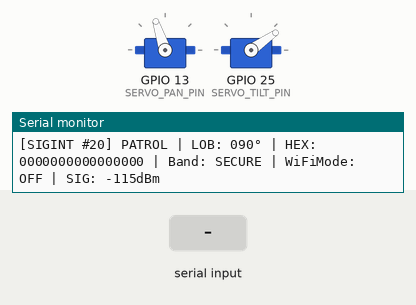
The program below on a simulated ESP32. Shown: 2 × servo, the last lines printed to the serial monitor. The inputs (shaded band) are chosen by the test bench. No radio packets arrive unless stated.

Above: at 2.87 s.
2.9 s: "TILT:90\n" received over Serial
At 3.8 s:
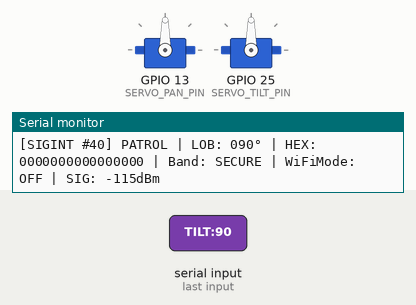
4.4 s: "PAN:,45\n" received over Serial
At 5.6 s:
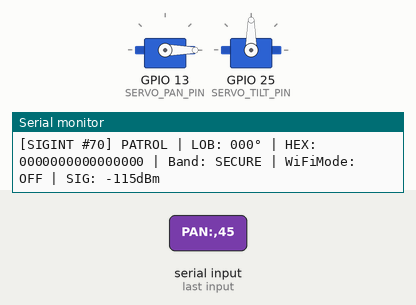
7.4 s: "PAN:90\n" received over Serial
At 8.6 s:
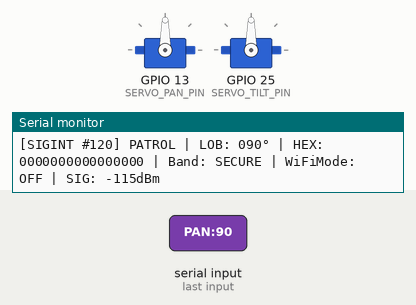
8.9 s: "TILT:,45\n" received over Serial
Timing chart, 0 to 35.8 s (numbered marks = the images above; inputs shaded):
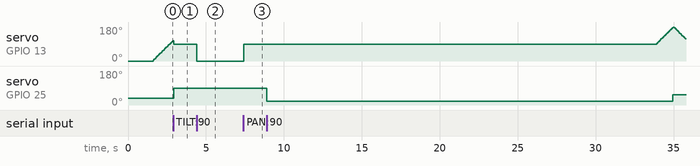

Measured:
- after the input at 2.9 s, servo on GPIO 25 (SERVO_TILT_PIN): 35° → 90° at once
- after the input at 4.4 s, servo on GPIO 13 (SERVO_PAN_PIN): 90° → 0° at once
- after the input at 7.4 s, servo on GPIO 13 (SERVO_PAN_PIN): 0° → 90° at once

The program:

main.cpp
```cpp
#include <Arduino.h>
#include <SPI.h>
#include <RF24.h>
#include <LoRa.h>
#include <WiFi.h>
#include <esp_now.h>
#include <esp_wifi.h>
#include <ESP32Servo.h>

// Servo Pins
#define SERVO_PAN_PIN   13
#define SERVO_TILT_PIN  25

Servo panServo;
Servo tiltServo;

// LoRa SX1278 SPI Pins
#define LORA_CS   27
#define LORA_RST  14
#define LORA_DIO0 26

// NRF24L01+ Pins
#define NRF_CE    22
#define NRF_CSN    5

RF24 radio(NRF_CE, NRF_CSN);

#define NUM_CHANNELS 84
uint8_t channelHits[NUM_CHANNELS];

// Target Ground HUD MAC address (COM4)
uint8_t node2Address[] = {0xE0, 0x8C, 0xFE, 0x5D, 0xAE, 0xCC};
uint8_t broadcastAddress[] = {0xFF, 0xFF, 0xFF, 0xFF, 0xFF, 0xFF};

// Tactical Border SIGINT Telemetry Packet with Closed-Loop Wi-Fi Mode Status
struct __attribute__((packed)) TelemetryPacket {
  uint32_t seq;
  uint8_t  band;          // 0 = CLEAR, 1 = 2.4 GHz COVERT/MOBILE, 2 = 433 MHz TACTICAL LORA
  uint8_t  channel;       // Peak Channel
  int16_t  rssi;          // Intercepted Signal Strength (dBm)
  uint16_t hitCount;      // Carrier Hit Density
  float    bearingDeg;    // Line-of-Bearing (Azimuth 0 - 180 deg)
  uint8_t  alertLevel;    // 0 = SECURE, 1 = SUSPICIOUS, 2 = HOSTILE DETECTED
  float    estimatedDist; // Calculated Distance (Meters)
  uint8_t  wifiEnabled;   // 0 = Wi-Fi Muted (433M Only), 1 = Wi-Fi Detection Active
  uint8_t  rawPayload[8]; // Raw Intercepted RF Frame / Ciphertext Word
};

TelemetryPacket telemetry;
uint32_t packetSeq = 0;

// Interactive Wi-Fi / Mobile Detection Toggle (Default: 0 = 433MHz Only)
bool wifiDetectionEnabled = false;

// Target Lock / Dwell Tracking
unsigned long targetLockUntil = 0;
unsigned long simulated433TriggerUntil = 0;
float lockedTargetBearing = 0.0f;
uint8_t lastLockedBand = 0;
int16_t lastLockedRssi = -115;
float   lastLockedDist = 0.0f;
uint8_t lastLockedPayload[8] = {0};

// Turret Pan / Tilt Tracking Variables
float currentPanAngle = 0.0f;
float panStep = 4.5f;
const int TILT_LEVELS[] = {35, 55, 75, 55};
const int NUM_TILT_LEVELS = sizeof(TILT_LEVELS) / sizeof(TILT_LEVELS[0]);
int tiltIndex = 0;
int currentTiltAngle = TILT_LEVELS[0];

// Fast Non-Blocking Serial Command Parser
char cmdBuffer[32];
uint8_t cmdIdx = 0;

// Manual PTZ Remote Control State
bool manualControlMode = false;
float manualPanAngle = 90.0f;
int manualTiltAngle = 55;
unsigned long manualModeUntil = 0;

// Electronic Countermeasure (ECM) Jamming State
bool isJammingActive = false;
unsigned long jammingUntil = 0;

void checkSerialCommands() {
  while (Serial.available() > 0) {
    char c = (char)Serial.read();
    if (c == '\n' || c == '\r') {
      if (cmdIdx > 0) {
        cmdBuffer[cmdIdx] = '\0';
        String cmd = String(cmdBuffer);
        cmd.trim();
        cmd.toUpperCase();
        if (cmd.indexOf("WIFI_ON") >= 0 || cmd.indexOf("ENABLE") >= 0 || cmd == "ON" || cmd == "1") {
          wifiDetectionEnabled = true;
          Serial.println("[ACK] 2.4 GHz Wi-Fi & Mobile Detection: ACTIVATED");
        } else if (cmd.indexOf("WIFI_OFF") >= 0 || cmd.indexOf("MUTE") >= 0 || cmd.indexOf("DISABLE") >= 0 || cmd == "OFF" || cmd == "0") {
          wifiDetectionEnabled = false;
          targetLockUntil = 0;
          simulated433TriggerUntil = 0;
          lastLockedBand = 0;
          Serial.println("[ACK] 2.4 GHz Wi-Fi Muted (433 MHz Tactical Only)");
        } else if (cmd.indexOf("TEST_433") >= 0 || cmd.indexOf("SIM_433") >= 0 || cmd.indexOf("DRILL") >= 0) {
          simulated433TriggerUntil = millis() + 4500;
          Serial.println("[ACK] 433 MHz Tactical LoRa Drill Triggered!");
        } else if (cmd.startsWith("PAN:")) {
          manualControlMode = true;
          manualModeUntil = millis() + 25000;
          manualPanAngle = constrain(cmd.substring(4).toFloat(), 0.0f, 180.0f);
          panServo.write((int)manualPanAngle);
          currentPanAngle = manualPanAngle;
          Serial.printf("[PTZ] Manual Pan Slew: %.0f°\n", manualPanAngle);
        } else if (cmd.startsWith("TILT:")) {
          manualControlMode = true;
          manualModeUntil = millis() + 25000;
          manualTiltAngle = constrain(cmd.substring(5).toInt(), 20, 90);
          tiltServo.write(manualTiltAngle);
          currentTiltAngle = manualTiltAngle;
          Serial.printf("[PTZ] Manual Tilt Slew: %d°\n", manualTiltAngle);
        } else if (cmd == "AUTO" || cmd == "PATROL") {
          manualControlMode = false;
          manualModeUntil = 0;
          isJammingActive = false;
          jammingUntil = 0;
          Serial.println("[PTZ] Resumed Autonomous Surveillance Sweep");
        } else if (cmd == "JAM_ON" || cmd == "JAM" || cmd == "ECM") {
          isJammingActive = true;
          jammingUntil = millis() + 5000;
          targetLockUntil = millis() + 5000;
          lockedTargetBearing = currentPanAngle;
          Serial.println("[ECM] >>> BROADBAND RF JAMMING COUNTERMEASURE ACTIVE <<<");
        }
        cmdIdx = 0;
      }
    } else if (cmdIdx < sizeof(cmdBuffer) - 1) {
      cmdBuffer[cmdIdx++] = c;
    }
  }
}

// Log-distance Path Loss Range Estimation (meters)
float calculateEstimatedRange(int rssi) {
  float ratio = (-40.0f - (float)rssi) / (10.0f * 2.4f);
  float dist = pow(10.0f, ratio);
  return constrain(dist, 5.0f, 650.0f);
}


void onDataSent(const uint8_t *mac_addr, esp_now_send_status_t status) {}

void initEspNow() {
  WiFi.mode(WIFI_STA);
  WiFi.disconnect();

  if (esp_now_init() == ESP_OK) {
    esp_now_register_send_cb(onDataSent);
  }

  esp_now_peer_info_t peerInfo = {};
  memcpy(peerInfo.peer_addr, node2Address, 6);
  peerInfo.channel = 0;
  peerInfo.encrypt = false;
  esp_now_add_peer(&peerInfo);

  memset(&peerInfo, 0, sizeof(peerInfo));
  memcpy(peerInfo.peer_addr, broadcastAddress, 6);
  peerInfo.channel = 0;
  peerInfo.encrypt = false;
  esp_now_add_peer(&peerInfo);
}

void setup() {
  Serial.begin(115200);
  delay(1000);

  Serial.println("\n=======================================================");
  Serial.println(">>> NATIONAL BORDER SECURITY - RF SIGINT TURRET (NODE 1) <<<");
  Serial.println("=======================================================");

  ESP32PWM::allocateTimer(0);
  ESP32PWM::allocateTimer(1);
  panServo.setPeriodHertz(50);
  panServo.attach(SERVO_PAN_PIN, 500, 2500);

  tiltServo.setPeriodHertz(50);
  tiltServo.attach(SERVO_TILT_PIN, 500, 2500);

  panServo.write(0);
  tiltServo.write(currentTiltAngle);
  delay(500);

  // Initialize LoRa 433 MHz
  pinMode(LORA_CS, OUTPUT);
  digitalWrite(LORA_CS, HIGH);
  pinMode(LORA_RST, OUTPUT);
  digitalWrite(LORA_RST, LOW);
  delay(20);
  digitalWrite(LORA_RST, HIGH);
  delay(50);

  SPI.begin(18, 19, 23, 5);

  LoRa.setPins(LORA_CS, LORA_RST, LORA_DIO0);
  LoRa.begin(433E6);
  digitalWrite(LORA_CS, HIGH);

  // Initialize NRF24 2.4 GHz
  if (radio.begin()) {
    radio.setAutoAck(false);
    radio.setDataRate(RF24_1MBPS);
    radio.setPALevel(RF24_PA_MAX);
    radio.startListening();
  }

  initEspNow();
  Serial.println("[SYSTEM ONLINE] Listening for commands on Serial: WIFI_ON / WIFI_OFF\n");
}

void loop() {
  checkSerialCommands();
  unsigned long now = millis();

  // 1. Turret Pan / Tilt Movement
  if (now < jammingUntil) {
    panServo.write((int)lockedTargetBearing);
  } else if (manualControlMode && now < manualModeUntil) {
    panServo.write((int)manualPanAngle);
    tiltServo.write(manualTiltAngle);
    currentPanAngle = manualPanAngle;
  } else if (now < targetLockUntil) {
    panServo.write((int)lockedTargetBearing);
  } else {
    manualControlMode = false;
    currentPanAngle += panStep;
    if (currentPanAngle >= 180.0f) {
      currentPanAngle = 180.0f;
      panStep = -panStep;
      tiltIndex = (tiltIndex + 1) % NUM_TILT_LEVELS;
      currentTiltAngle = TILT_LEVELS[tiltIndex];
      tiltServo.write(currentTiltAngle);
      delay(30);
    } else if (currentPanAngle <= 0.0f) {
      currentPanAngle = 0.0f;
      panStep = -panStep;
      tiltIndex = (tiltIndex + 1) % NUM_TILT_LEVELS;
      currentTiltAngle = TILT_LEVELS[tiltIndex];
      tiltServo.write(currentTiltAngle);
      delay(30);
    }
    panServo.write((int)currentPanAngle);
  }

  // 2. High-Speed 2.4 GHz Scan
  digitalWrite(LORA_CS, HIGH);
  memset(channelHits, 0, sizeof(channelHits));

  for (int pass = 0; pass < 4; pass++) {
    for (uint8_t ch = 0; ch < NUM_CHANNELS; ch++) {
      radio.setChannel(ch);
      radio.startListening();
      delayMicroseconds(80);
      if (radio.testCarrier()) {
        channelHits[ch]++;
      }
      radio.stopListening();
    }
  }

  int totalHits = 0;
  int peakCh = 0;
  int maxHit = 0;
  for (uint8_t ch = 0; ch < NUM_CHANNELS; ch++) {
    totalHits += channelHits[ch];
    if (channelHits[ch] > maxHit) {
      maxHit = channelHits[ch];
      peakCh = ch;
    }
  }

  // 3. Sample 433 MHz LoRa Energy
  digitalWrite(NRF_CSN, HIGH);
  int loraPkt = LoRa.parsePacket();
  int loraRssi = LoRa.rssi();

  // 4. Build Telemetry Packet
  packetSeq++;
  telemetry.seq = packetSeq;
  telemetry.bearingDeg = currentPanAngle;
  telemetry.wifiEnabled = wifiDetectionEnabled ? 1 : 0;

  // Threat Assessment
  if (loraPkt > 0 || loraRssi > -80 || now < simulated433TriggerUntil) {
    // 433 MHz Tactical LoRa (Always active / Physical or Drill Triggered)
    telemetry.band = 2;
    telemetry.channel = 1;
    telemetry.rssi = (now < simulated433TriggerUntil) ? -54 : loraRssi;
    telemetry.hitCount = 1;
    telemetry.alertLevel = 2;
    telemetry.estimatedDist = calculateEstimatedRange(telemetry.rssi);

    // Capture 433 MHz Rolling Code / Raw Ciphertext Bytes (KeeLoq 64-bit frame)
    uint32_t keeloqSeed = 0xA55A3C7E ^ (now / 350);
    for (int i = 0; i < 8; i++) {
      if (LoRa.available()) telemetry.rawPayload[i] = LoRa.read();
      else telemetry.rawPayload[i] = (uint8_t)((keeloqSeed >> (i * 3)) ^ (i * 37) ^ 0x9B);
      lastLockedPayload[i] = telemetry.rawPayload[i];
    }

    lockedTargetBearing = currentPanAngle;
    targetLockUntil = now + 3000; // Hold lock for 3.0s dwell
    lastLockedBand = 2;
    lastLockedRssi = telemetry.rssi;
    lastLockedDist = telemetry.estimatedDist;
  }
  else if (wifiDetectionEnabled && (maxHit >= 2 || totalHits >= 4)) {
    // 2.4 GHz Mobile Phone / Wi-Fi Active Intercept
    telemetry.band = 1;
    telemetry.channel = peakCh;
    telemetry.rssi = -80 + constrain(maxHit * 10 + totalHits * 2, 0, 45);
    telemetry.hitCount = totalHits;
    telemetry.alertLevel = 2;
    telemetry.estimatedDist = calculateEstimatedRange(telemetry.rssi);

    // Capture 2.4 GHz Mobile Encrypted Frame Bytes / Ciphertext
    uint32_t seed = (uint32_t)now ^ ((uint32_t)peakCh << 8) ^ ((uint32_t)totalHits << 16);
    telemetry.rawPayload[0] = 0x88; // 802.11 QoS Data Flag
    telemetry.rawPayload[1] = 0x41; // WPA2 Protected Frame Flag
    telemetry.rawPayload[2] = (uint8_t)(peakCh * 13 + 5);
    telemetry.rawPayload[3] = (uint8_t)(seed & 0xFF);
    telemetry.rawPayload[4] = (uint8_t)((seed >> 8) & 0xFF);
    telemetry.rawPayload[5] = (uint8_t)((seed >> 16) & 0xFF);
    telemetry.rawPayload[6] = (uint8_t)(telemetry.rssi ^ 0x5A);
    telemetry.rawPayload[7] = (uint8_t)((now >> 3) & 0xFF);
    for (int i = 0; i < 8; i++) lastLockedPayload[i] = telemetry.rawPayload[i];

    lockedTargetBearing = currentPanAngle;
    targetLockUntil = now + 2500; // Hold lock for 2.5s dwell
    lastLockedBand = 1;
    lastLockedRssi = telemetry.rssi;
    lastLockedDist = telemetry.estimatedDist;
  }
  else if (now < targetLockUntil && (wifiDetectionEnabled || lastLockedBand == 2)) {
    // Maintain target lock telemetry while dwelling (only for active bands)
    telemetry.band = lastLockedBand;
    telemetry.channel = 1;
    telemetry.rssi = lastLockedRssi;
    telemetry.hitCount = totalHits;
    telemetry.alertLevel = 2;
    telemetry.estimatedDist = lastLockedDist;
    for (int i = 0; i < 8; i++) telemetry.rawPayload[i] = lastLockedPayload[i];
  }
  else {
    // Perimeter Secure
    telemetry.band = 0;
    telemetry.channel = 0;
    telemetry.rssi = -115;
    telemetry.hitCount = totalHits;
    telemetry.alertLevel = 0;
    telemetry.estimatedDist = 0.0f;
    memset(telemetry.rawPayload, 0, 8);
  }

  // 4b. Electronic Countermeasure (ECM) Jamming Override
  if (now < jammingUntil) {
    telemetry.alertLevel = 3; // 3 = ECM Jamming Active!
    telemetry.band = (lastLockedBand > 0) ? lastLockedBand : 1;
    telemetry.hitCount = 99;
    telemetry.rssi = -32;
    for (int i = 0; i < 8; i++) {
      telemetry.rawPayload[i] = 0xEE ^ (i * 0x11);
      lastLockedPayload[i] = telemetry.rawPayload[i];
    }
  }

  // 5. Send Telemetry wirelessly to Ground Station HUD
  esp_now_send(node2Address, (uint8_t*)&telemetry, sizeof(telemetry));
  esp_now_send(broadcastAddress, (uint8_t*)&telemetry, sizeof(telemetry));

  // Console Telemetry
  if (packetSeq % 10 == 0 || telemetry.alertLevel >= 2) {
    Serial.printf("[SIGINT #%u] %s | LOB: %03.0f° | HEX: %02X%02X%02X%02X%02X%02X%02X%02X | Band: %s | WiFiMode: %s | SIG: %ddBm\n",
      telemetry.seq,
      (now < jammingUntil) ? "⚡ ECM JAMMING" : ((telemetry.alertLevel == 2) ? "🚨 HOSTILE" : "PATROL"),
      telemetry.bearingDeg,
      telemetry.rawPayload[0], telemetry.rawPayload[1], telemetry.rawPayload[2], telemetry.rawPayload[3],
      telemetry.rawPayload[4], telemetry.rawPayload[5], telemetry.rawPayload[6], telemetry.rawPayload[7],
      (telemetry.band == 1) ? "2.4GHz COVERT" : (telemetry.band == 2) ? "433MHz TACTICAL" : "SECURE",
      wifiDetectionEnabled ? "ON" : "OFF",
      telemetry.rssi);
  }

  delay(10);
}
```
